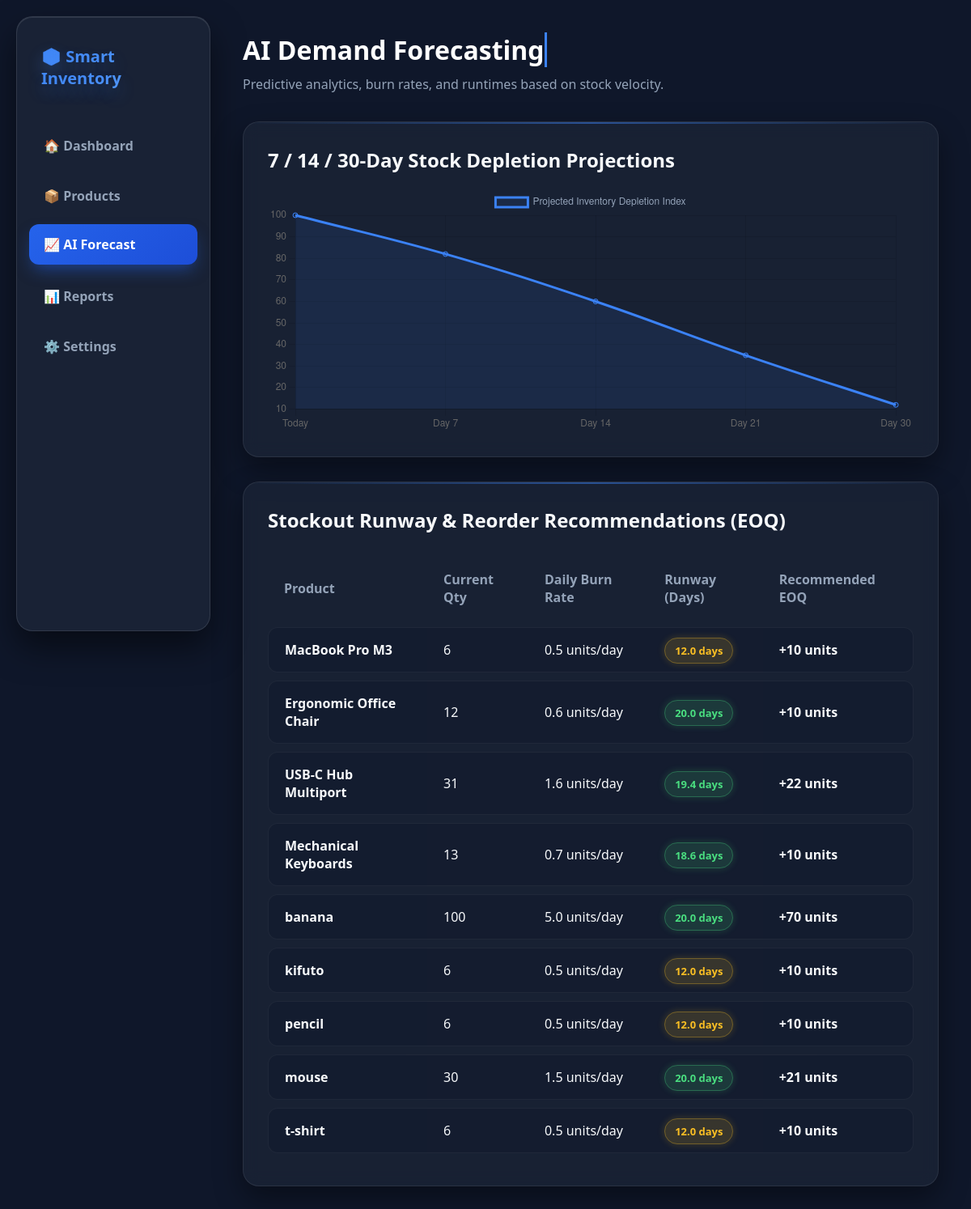
The page /forecast on the database its author committed.
### tables this page shows
CREATE TABLE products (
            id INTEGER PRIMARY KEY AUTOINCREMENT,
            name TEXT NOT NULL,
            category TEXT NOT NULL,
            quantity INTEGER NOT NULL,
            price REAL NOT NULL
        );

### app.py (the view)
@app.route("/forecast")
def forecast():
    conn = get_db()
    products = conn.execute("SELECT * FROM products").fetchall()
    forecast_data = []
    for p in products:
        qty = p["quantity"]
        burn_rate = max(0.5, round(qty * 0.05, 1))
        runway_days = round(qty / burn_rate, 1) if burn_rate > 0 else 999
        eoq = max(10, round(burn_rate * 14))
        forecast_data.append(
            {
                "id": p["id"],
                "name": p["name"],
                "category": p["category"],
                "quantity": qty,
                "burn_rate": burn_rate,
                "runway_days": runway_days,
                "eoq": eoq,
            }
        )
    conn.close()
    return render_template("forecast.html", forecast=forecast_data)

### app.py (called while the page is built)
@app.context_processor
def inject_lang():
    lang = session.get("lang", "en")
    return {
        "lang": lang,
        "t": translations.get(lang, translations["en"]),
        "current_user": get_current_user(),
    }

def get_db():
    conn = sqlite3.connect(DATABASE)
    conn.row_factory = sqlite3.Row
    return conn

def get_current_user():
    user_id = session.get("user_id")
    if not user_id:
        return None
    conn = get_db()
    user = conn.execute("SELECT * FROM users WHERE id = ?", (user_id,)).fetchone()
    conn.close()
    return dict(user) if user else None

### templates/forecast.html (shortened to what this page needs)
<!DOCTYPE html>
<html lang="en">
<head>
    <link rel="stylesheet" href="{{ url_for('static', filename='css/style.css') }}">
</head>
<body>
    <aside class="sidebar">
        <div class="logo">📦 Smart Inventory</div>
        <nav>
            <a href="/">🏠 Dashboard</a>
            <a href="/products">📦 Products</a>
            <a href="/forecast" class="active">📈 AI Forecast</a>
            <a href="/reports">📊 Reports</a>
            <a href="/settings">⚙️ Settings</a>
        </nav>
    </aside>
    <main class="main-content">
        <div class="dashboard-header">
            <div>
                <h1>AI Demand Forecasting</h1>
                <p>Predictive analytics, burn rates, and runtimes based on stock velocity.</p>
            </div>
        </div>
        <div class="inventory-section" style="margin-bottom: 30px;">
            <h2>7 / 14 / 30-Day Stock Depletion Projections</h2>
            <canvas id="forecastChart" style="max-height: 300px; margin-top: 20px;"></canvas>
        </div>
        <section class="inventory-section">
            <h2>Stockout Runway & Reorder Recommendations (EOQ)</h2>
            <div class="table-wrapper" style="margin-top: 20px;">
                <table>
                    <thead>
                        <tr>
                            <th>Product</th>
                            <th>Current Qty</th>
                            <th>Daily Burn Rate</th>
                            <th>Runway (Days)</th>
                            <th>Recommended EOQ</th>
                        </tr>
                    </thead>
                    <tbody>
                        {% for item in forecast %}
                        <tr>
                            <td><strong>{{ item["name"] }}</strong></td>
                            <td>{{ item["quantity"] }}</td>
                            <td>{{ item["burn_rate"] }} units/day</td>
                            <td>
                                <span class="{% if item['runway_days'] <= 5 %}out-of-stock{% elif item['runway_days'] <= 15 %}low-stock{% else %}in-stock{% endif %}">
                                    {{ item["runway_days"] }} days
                                </span>
                            </td>
                            <td><strong>+{{ item["eoq"] }} units</strong></td>
                        </tr>
                        {% endfor %}
                    </tbody>
                </table>
            </div>
        </section>
    </main>
    <script>
        const ctx = document.getElementById('forecastChart').getContext('2d');
        new Chart(ctx, {
            type: 'line',
            data: {
                labels: ['Today', 'Day 7', 'Day 14', 'Day 21', 'Day 30'],
                datasets: [{
                    label: 'Projected Inventory Depletion Index',
                    data: [100, 82, 60, 35, 12],
                    borderColor: '#3b82f6',
                    backgroundColor: 'rgba(59, 130, 246, 0.1)',
                    fill: true,
                    tension: 0.4
                }]
            },
            options: { responsive: true, plugins: { legend: { labels: { color: '#94a3b8' } } } }
        });
    </script>
</body>
</html>

### static/css/style.css (style rules this page uses)
* { margin: 0; padding: 0; box-sizing: border-box; }
body { font-family: 'Segoe UI', system-ui, -apple-system, sans-serif; background: #0f172a; color: #f8fafc; min-height: 100vh; perspective: 1000px; overflow-x: hidden; }
.sidebar { position: fixed; left: 20px; top: 20px; width: 240px; height: calc(100vh - 40px); background: rgba(30, 41, 59, 0.7); backdrop-filter: blur(12px); border: 1px solid rgba(255, 255, 255, 0.1); border-radius: 20px; padding: 25px 15px; box-shadow: 0 20px 40px rgba(0, 0, 0, 0.5), inset 0 1px 0 rgba(255, 255, 255, 0.1); transform-style: preserve-3d; z-index: 100; }
.logo { font-size: 20px; font-weight: 800; padding: 10px 15px; margin-bottom: 35px; background: linear-gradient(135deg, #3b82f6, #60a5fa); -webkit-background-clip: text; -webkit-text-fill-color: transparent; text-shadow: 0 10px 20px rgba(59, 130, 246, 0.3); }
.sidebar nav { display: flex; flex-direction: column; gap: 12px; }
.sidebar nav a { color: #94a3b8; text-decoration: none; padding: 14px 18px; border-radius: 12px; font-weight: 600; transition: all 0.3s cubic-bezier(0.4, 0, 0.2, 1); position: relative; }
.sidebar nav a:hover, .sidebar nav a.active { background: linear-gradient(135deg, #2563eb, #1d4ed8); color: #ffffff; transform: translateY(-2px) translateZ(10px); box-shadow: 0 10px 20px -5px rgba(37, 99, 235, 0.5); }
.main-content { margin-left: 280px; padding: 40px 40px 40px 20px; }
.dashboard-header { display: flex; justify-content: space-between; align-items: center; margin-bottom: 35px; }
.dashboard-header h1 { font-size: 32px; font-weight: 800; color: #ffffff; display: inline-block; overflow: hidden; white-space: nowrap; border-right: 3px solid #3b82f6; animation: typing 2.5s steps(30, end), blink 0.75s infinite; }
.dashboard-header p { color: #94a3b8; margin-top: 5px; }
.inventory-section { background: rgba(30, 41, 59, 0.6); backdrop-filter: blur(10px); padding: 30px; border-radius: 20px; border: 1px solid rgba(255, 255, 255, 0.08); box-shadow: 0 15px 35px rgba(0, 0, 0, 0.4); }
.table-wrapper { overflow-x: auto; }
table { width: 100%; border-collapse: separate; border-spacing: 0 10px; }
th { padding: 16px 20px; color: #94a3b8; font-weight: 600; text-align: left; border: none; }
td { padding: 16px 20px; background: rgba(15, 23, 42, 0.4); border-top: 1px solid rgba(255, 255, 255, 0.05); border-bottom: 1px solid rgba(255, 255, 255, 0.05); transition: all 0.2s ease; }
td:first-child { border-left: 1px solid rgba(255, 255, 255, 0.05); border-top-left-radius: 12px; border-bottom-left-radius: 12px; }
td:last-child { border-right: 1px solid rgba(255, 255, 255, 0.05); border-top-right-radius: 12px; border-bottom-right-radius: 12px; }
.in-stock { color: #4ade80; background: rgba(74, 222, 128, 0.15); border: 1px solid rgba(74, 222, 128, 0.3); padding: 6px 12px; border-radius: 20px; font-size: 13px; font-weight: 600; box-shadow: 0 0 10px rgba(74, 222, 128, 0.2); }
.low-stock { color: #fbbf24; background: rgba(251, 191, 36, 0.15); border: 1px solid rgba(251, 191, 36, 0.3); padding: 6px 12px; border-radius: 20px; font-size: 13px; font-weight: 600; box-shadow: 0 0 10px rgba(251, 191, 36, 0.2); }
.inventory-section { position: relative; overflow: hidden; }
.inventory-section::before { content: ''; position: absolute; top: 0; left: 0; width: 100%; height: 2px; background: linear-gradient(90deg, transparent, rgba(59, 130, 246, 0.5), transparent); }

### rows shown on the page
products: name "MacBook Pro M3", quantity "6", burn_rate "0.5", runway_days "12.0", eoq "10"
products: name "Ergonomic Office Chair", quantity "12", burn_rate "0.6", runway_days "20.0", eoq "10"
products: name "USB-C Hub Multiport", quantity "31", burn_rate "1.6", runway_days "19.4", eoq "22"
products: name "Mechanical Keyboards", quantity "13", burn_rate "0.7", runway_days "18.6", eoq "10"
products: name "banana", quantity "100", burn_rate "5.0", runway_days "20.0", eoq "70"
products: name "kifuto", quantity "6", burn_rate "0.5", runway_days "12.0", eoq "10"
products: name "pencil", quantity "6", burn_rate "0.5", runway_days "12.0", eoq "10"
products: name "mouse", quantity "30", burn_rate "1.5", runway_days "20.0", eoq "21"
products: name "t-shirt", quantity "6", burn_rate "0.5", runway_days "12.0", eoq "10"
